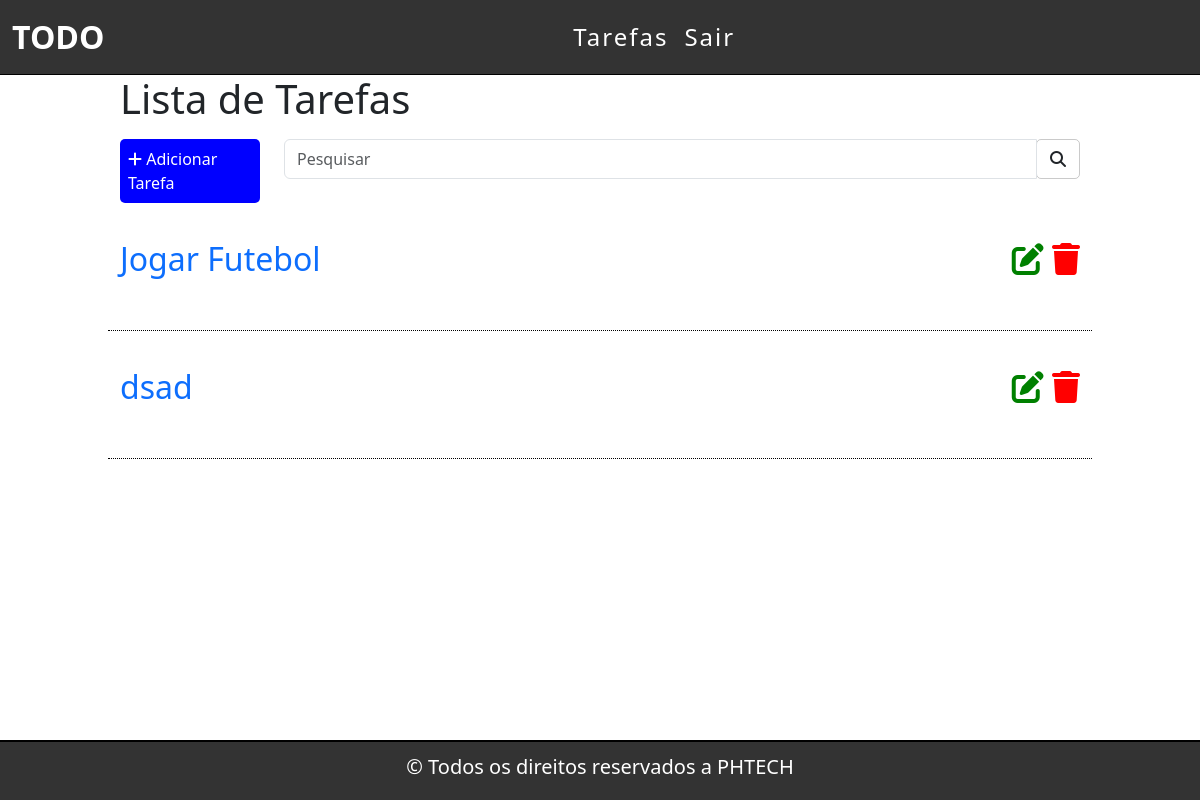
The page / (signed in) on the database as committed earlier.
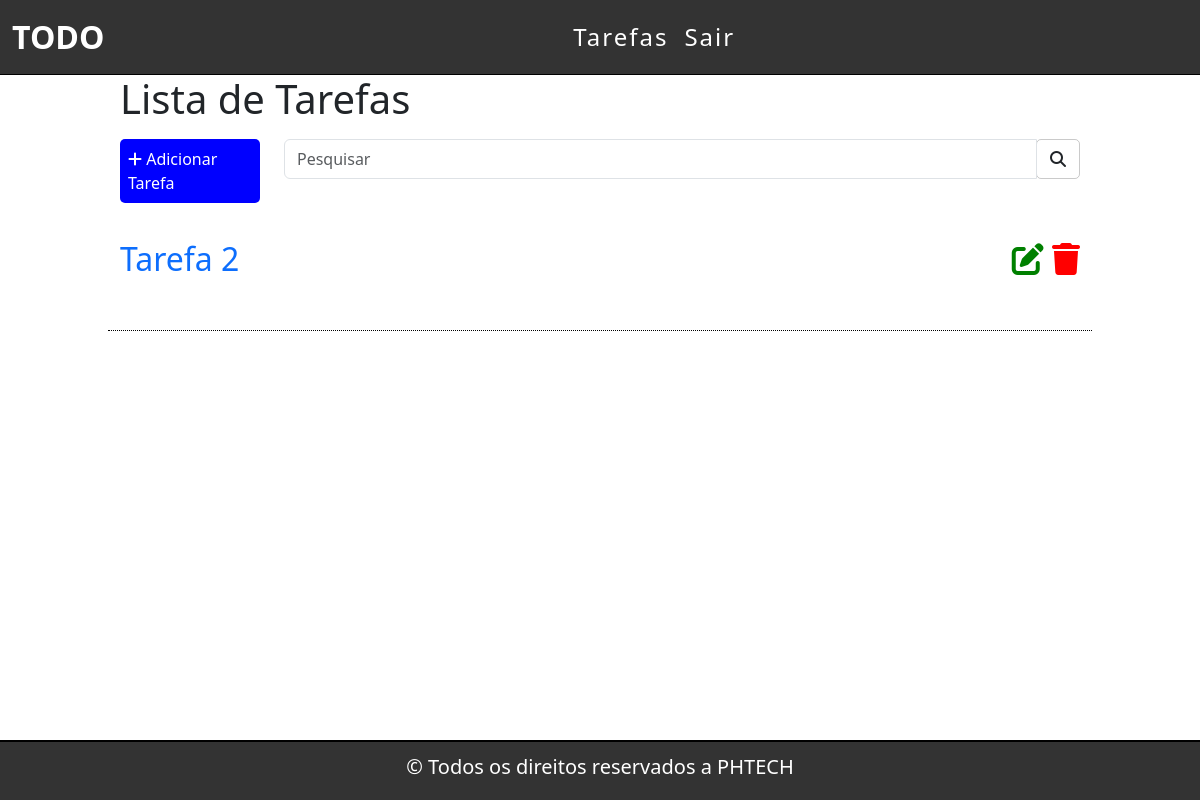
The same page on the database as committed later.
### tarefas/models.py (models this page shows, shortened)
class Tarefas(models.Model):
    titulo = models.CharField(max_length=255)
    descricao = models.TextField()
    usuario = models.ForeignKey(get_user_model(), on_delete=models.CASCADE)
    created_at = models.DateTimeField(auto_now_add=True)
    update_at = models.DateTimeField(auto_now=True)

### tarefas/views.py (the view)
# urls.py: path('', views.listaTarefa, name='lista-tarefa'),
@login_required
def listaTarefa(request):
    tarefas_list = Tarefas.objects.all().order_by('-created_at').filter(usuario=request.user)
    search = request.GET.get('search')
    if search:
        tarefas = Tarefas.objects.filter(titulo__icontains=search, usuario=request.user)
        return render(request, 'tarefas/list.html', {'tarefas':tarefas})
    else:
        return render(request, 'tarefas/list.html', {'tarefas':tarefas_list})

### templates/tarefas/list.html (shortened to what this page needs)
{% extends 'base.html' %}
{% block content %}
<div class="list-div">
    <h1>Lista de Tarefas</h1>
    <div class="row barra">
        <div class="col-sm-2">
            <a id="add-button" href="novaTarefa/">
                <div class="add-div">
                    <i class="fa fa-plus"></i> Adicionar Tarefa
                </div>
            </a>
        </div>
        <div class="col-sm-10">
            <form method="get" id="search-form">
                <div class="input-group">
                    <input type="text" class="form-control" placeholder="Pesquisar" name="search" value="{{request.GET.search}}">
                    <div class="input-group-btn">
                        <button class="btn btn-default" id="search-btn" type="submit">
                            <i class="fa fa-search"></i>
                        </button>
                    </div>
                </div>
            </form>
        </div>
    </div>
    {% for tarefa in tarefas %}
    <div class="row item">
        <div class="col-sm-10">
            <span><a class="link" href="/tarefa/{{tarefa.id}}">{{tarefa.titulo}}</a></span>
        </div>
        <div class="col-sm-2 icones">
            <a href="edit/{{tarefa.id}}"><span><i class="fa fa-edit"></i></span></a>
            <a href="delete/{{tarefa.id}}" class="delete-btn"><span><i class="fa fa-trash"></i></span></a>
        </div>
    </div>
    {% endfor %}
</div>
{% endblock %}

Rows that differ between the two databases and show on the page:
removed Tarefas: titulo "Jogar Futebol"
removed Tarefas: titulo "dsad"
added Tarefas: titulo "Tarefa 2"
